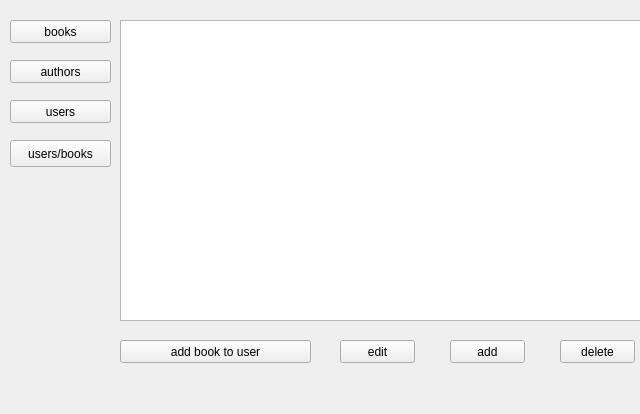
<?xml version="1.0" encoding="UTF-8"?>
<ui version="4.0">
 <class>mainWindow</class>
 <widget class="QWidget" name="mainWindow">
  <property name="geometry">
   <rect>
    <x>0</x>
    <y>0</y>
    <width>640</width>
    <height>414</height>
   </rect>
  </property>
  <property name="windowTitle">
   <string>Form</string>
  </property>
  <widget class="QTableWidget" name="tableWidget">
   <property name="geometry">
    <rect>
     <x>120</x>
     <y>20</y>
     <width>521</width>
     <height>301</height>
    </rect>
   </property>
  </widget>
  <widget class="QPushButton" name="pushButton">
   <property name="geometry">
    <rect>
     <x>10</x>
     <y>20</y>
     <width>101</width>
     <height>23</height>
    </rect>
   </property>
   <property name="text">
    <string>books</string>
   </property>
  </widget>
  <widget class="QPushButton" name="pushButton_2">
   <property name="geometry">
    <rect>
     <x>10</x>
     <y>60</y>
     <width>101</width>
     <height>23</height>
    </rect>
   </property>
   <property name="text">
    <string>authors</string>
   </property>
  </widget>
  <widget class="QPushButton" name="pushButton_3">
   <property name="geometry">
    <rect>
     <x>10</x>
     <y>100</y>
     <width>101</width>
     <height>23</height>
    </rect>
   </property>
   <property name="text">
    <string>users</string>
   </property>
  </widget>
  <widget class="QPushButton" name="pushButton_4">
   <property name="geometry">
    <rect>
     <x>450</x>
     <y>340</y>
     <width>75</width>
     <height>23</height>
    </rect>
   </property>
   <property name="text">
    <string>add</string>
   </property>
  </widget>
  <widget class="QPushButton" name="pushButton_5">
   <property name="geometry">
    <rect>
     <x>560</x>
     <y>340</y>
     <width>75</width>
     <height>23</height>
    </rect>
   </property>
   <property name="text">
    <string>delete</string>
   </property>
  </widget>
  <widget class="QPushButton" name="pushButton_6">
   <property name="geometry">
    <rect>
     <x>340</x>
     <y>340</y>
     <width>75</width>
     <height>23</height>
    </rect>
   </property>
   <property name="text">
    <string>edit</string>
   </property>
  </widget>
  <widget class="QPushButton" name="pushButton_8">
   <property name="geometry">
    <rect>
     <x>120</x>
     <y>340</y>
     <width>191</width>
     <height>23</height>
    </rect>
   </property>
   <property name="text">
    <string>add book to user</string>
   </property>
  </widget>
  <widget class="QPushButton" name="pushButton_7">
   <property name="geometry">
    <rect>
     <x>10</x>
     <y>140</y>
     <width>101</width>
     <height>27</height>
    </rect>
   </property>
   <property name="text">
    <string>users/books</string>
   </property>
  </widget>
 </widget>
 <resources/>
 <connections/>
</ui>
